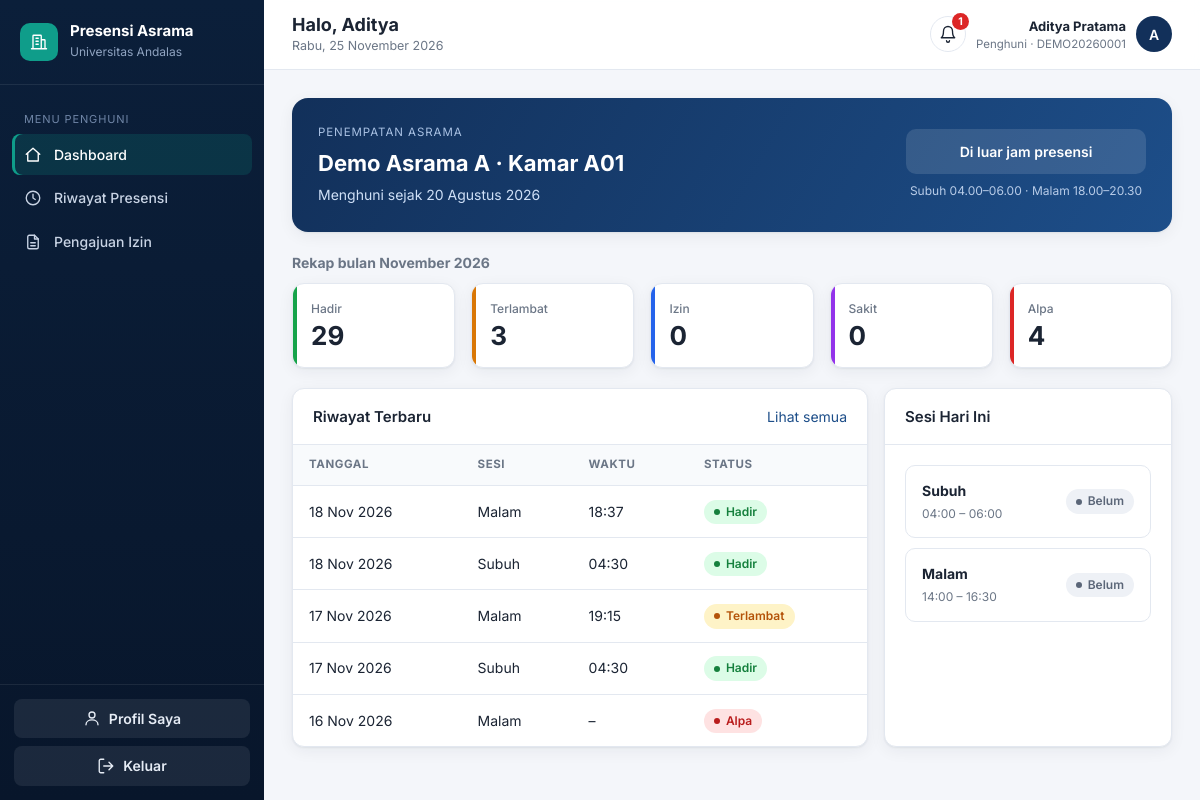
/ (signed in), run on the app's committed database.
### accounts/models.py (models this page shows, shortened)
class User(AbstractUser):
    ROLE_CHOICES = (
        ('superadmin', 'Superadmin'),
        ('fasil', 'Fasilitator'),
        ('penghuni', 'Penghuni'),
    )
    nim_nip = models.CharField(max_length=30, unique=True, null=True, blank=True)
    role = models.CharField(max_length=20, choices=ROLE_CHOICES, default='penghuni')

class PenghuniKamar(models.Model):
    STATUS_CHOICES = (
        ('aktif', 'Aktif'),
        ('non_aktif', 'Non Aktif'),
    )
    user = models.ForeignKey(User, on_delete=models.CASCADE, related_name='riwayat_kamar')
    kamar = models.ForeignKey(Kamar, on_delete=models.CASCADE, related_name='penghuni_list')
    tanggal_masuk = models.DateField()
    tanggal_keluar = models.DateField(null=True, blank=True)
    status = models.CharField(max_length=20, choices=STATUS_CHOICES, default='aktif')

class Kamar(models.Model):
    gedung = models.ForeignKey(Gedung, on_delete=models.CASCADE, related_name='kamar_list')
    nomor_kamar = models.CharField(max_length=10)
    kapasitas = models.PositiveIntegerField(default=2)

class Gedung(models.Model):
    nama_gedung = models.CharField(max_length=100)
    latitude = models.DecimalField(max_digits=9, decimal_places=6)
    longitude = models.DecimalField(max_digits=9, decimal_places=6)
    radius_meter = models.IntegerField(default=50, help_text="Radius toleransi dalam meter")

class Presensi(models.Model):
    STATUS_CHOICES = (
        ('hadir', 'Hadir'),
        ('terlambat', 'Terlambat'),
        ('izin', 'Izin'),
        ('sakit', 'Sakit'),
        ('alpa', 'Alpa'),
    )
    user = models.ForeignKey(User, on_delete=models.CASCADE, related_name='presensi_list')
    sesi = models.ForeignKey(SesiPresensi, on_delete=models.CASCADE)
    tanggal = models.DateField()
    waktu_presensi = models.DateTimeField(null=True, blank=True)
    status = models.CharField(max_length=20, choices=STATUS_CHOICES, default='alpa')
    latitude = models.DecimalField(max_digits=9, decimal_places=6, null=True, blank=True)
    longitude = models.DecimalField(max_digits=9, decimal_places=6, null=True, blank=True)
    is_in_radius = models.BooleanField(default=False)
    passkey_verified = models.BooleanField(default=False)
    class Meta:
        unique_together = ('user', 'sesi', 'tanggal')

class SesiPresensi(models.Model):
    NAMA_SESI_CHOICES = (
        ('subuh', 'Subuh'),
        ('malam', 'Malam'),
    )
    nama_sesi = models.CharField(max_length=10, choices=NAMA_SESI_CHOICES)
    jam_mulai = models.TimeField()
    jam_selesai = models.TimeField()

### accounts/views.py (the view, shortened to what this page needs)
# urls.py: 2. Add a URL to urlpatterns:  path('', views.home, name='home')
@login_required
def home(request):
    user = request.user
    today = timezone.localdate()
    now_time = timezone.localtime().time()
    penghuni_kamar = (PenghuniKamar.objects.filter(user=user, status='aktif')
                      .select_related('kamar__gedung').first())
    sesi_aktif = SesiPresensi.objects.filter(jam_mulai__lte=now_time, jam_selesai__gte=now_time).first()
    presensi_by_sesi = {p.sesi_id: p for p in Presensi.objects.filter(user=user, tanggal=today)}
    sesi_hari_ini = [
        {'sesi': s, 'presensi': presensi_by_sesi.get(s.id),
         'aktif': bool(sesi_aktif and sesi_aktif.id == s.id)}
        for s in SesiPresensi.objects.order_by('jam_mulai')
    ]
    bulan_ini = Presensi.objects.filter(user=user, tanggal__year=today.year, tanggal__month=today.month)
    return render(request, 'home.html', {
        'penghuni_kamar': penghuni_kamar,
        'sesi_aktif': sesi_aktif,
        'presensi_sesi_ini': presensi_by_sesi.get(sesi_aktif.id) if sesi_aktif else None,
        'sesi_hari_ini': sesi_hari_ini,
        'rekap': rekap(bulan_ini),
        'riwayat_terbaru': (Presensi.objects.filter(user=user).select_related('sesi')
                            .order_by('-tanggal', '-sesi__jam_mulai')[:5]),
        'izin_pending': PengajuanIzin.objects.filter(presensi__user=user, status_persetujuan='pending').count(),
        'has_passkey': user.passkeys.exists(),
        'today': today,
    })

### accounts/views.py (called while the page is built)
def is_admin(u):
    return u.is_superuser or u.role == 'superadmin'

def is_fasil(u):
    return u.role == 'fasil'

def is_staf(u):
    return is_admin(u) or is_fasil(u)

def rekap(qs):
    hasil = {s: 0 for s, _ in Presensi.STATUS_CHOICES}
    for r in qs.order_by().values('status').annotate(n=Count('id')):
        hasil[r['status']] = r['n']
    return hasil

### templates/home.html (shortened to what this page needs)
{% extends "base.html" %}
{% block heading %}Halo, {{ user.first_name|default:user.username }}{% endblock %}
{% block subheading %}{{ today|date:"l, d F Y" }}{% endblock %}
{% block content %}
<div class="stack">
  <section class="hero">
    <div>
      <p class="eyebrow">Penempatan Asrama</p>
      {% if penghuni_kamar %}
        <h2>{{ penghuni_kamar.kamar.gedung.nama_gedung }} · Kamar {{ penghuni_kamar.kamar.nomor_kamar }}</h2>
        <p>Menghuni sejak {{ penghuni_kamar.tanggal_masuk|date:"d F Y" }}</p>
      {% else %}
        <h2>Belum ada penempatan kamar</h2><p>Hubungi fasilitator asrama untuk didaftarkan ke kamar.</p>
      {% endif %}
    </div>
    <div class="hero-action">
      {% if sesi_aktif %}
        {% if presensi_sesi_ini %}
          <div class="done"><svg class="icon"><use href="#i-check"/></svg>Presensi {{ sesi_aktif.get_nama_sesi_display }}: {{ presensi_sesi_ini.get_status_display }}</div>
          {% if presensi_sesi_ini.waktu_presensi %}<small>Tercatat pukul {{ presensi_sesi_ini.waktu_presensi|time:"H:i" }}</small>{% endif %}
        {% else %}
          <form id="formPresensi" method="post" action="{% url 'do_presensi' %}"
                data-passkey-options="{% url 'passkey_authentication_options' %}"
                data-passkey-verify="{% url 'passkey_authenticate' %}">{% csrf_token %}
            <input type="hidden" name="latitude"><input type="hidden" name="longitude">
            <input type="hidden" name="verification_method" value="manual">
            <button class="btn btn-accent btn-lg"><svg class="icon"><use href="#i-pin"/></svg>Presensi {{ sesi_aktif.get_nama_sesi_display }}</button>
            {% if has_passkey %}
              <button class="btn btn-primary" type="button" data-passkey-attendance>Gunakan biometrik perangkat</button>
              <small id="passkeyStatus">Menyiapkan verifikasi biometrik...</small>
            {% else %}
              <small>Presensi biometrik opsional dapat diaktifkan dari <a href="{% url 'profil' %}">profil Anda</a>.</small>
            {% endif %}
          </form>
          <small id="geoStatus">Aktifkan GPS dan pastikan Anda berada di area asrama.</small>
        {% endif %}
      {% else %}
        <div class="closed">Di luar jam presensi</div>
        <small>Subuh 04.00–06.00 · Malam 18.00–20.30</small>
      {% endif %}
    </div>
  </section>
  <section>
    <h3 style="margin-bottom:10px;font-size:14px;color:var(--muted)">Rekap bulan {{ today|date:"F Y" }}</h3>
    <div class="grid g-5">
      <div class="card stat s-hadir"><span>Hadir</span><strong>{{ rekap.hadir }}</strong></div>
      <div class="card stat s-terlambat"><span>Terlambat</span><strong>{{ rekap.terlambat }}</strong></div>
      <div class="card stat s-izin"><span>Izin</span><strong>{{ rekap.izin }}</strong></div>
      <div class="card stat s-sakit"><span>Sakit</span><strong>{{ rekap.sakit }}</strong></div>
      <div class="card stat s-alpa"><span>Alpa</span><strong>{{ rekap.alpa }}</strong></div>
    </div>
  </section>
  <div class="grid g-main">
    <section class="card">
      <div class="card-head"><h2>Riwayat Terbaru</h2><a href="{% url 'riwayat' %}">Lihat semua</a></div>
      {% if riwayat_terbaru %}
      <div class="table-wrap"><table>
        <thead><tr><th>Tanggal</th><th>Sesi</th><th>Waktu</th><th>Status</th></tr></thead>
        <tbody>{% for p in riwayat_terbaru %}
          <tr><td>{{ p.tanggal|date:"d M Y" }}</td><td>{{ p.sesi.get_nama_sesi_display }}</td>
              <td>{{ p.waktu_presensi|time:"H:i"|default:"–" }}</td>
              <td><span class="badge b-{{ p.status }}">{{ p.get_status_display }}</span></td></tr>
        {% endfor %}</tbody>
      </table></div>
      {% else %}<div class="empty"><b>Belum ada riwayat</b>Presensi pertama Anda akan muncul di sini.</div>{% endif %}
    </section>
    <section class="card">
      <div class="card-head"><h2>Sesi Hari Ini</h2></div>
      <div class="card-body">
        {% for s in sesi_hari_ini %}
        <div class="sesi {% if s.aktif %}aktif{% endif %}">
          <div><b>{{ s.sesi.get_nama_sesi_display }}</b><small>{{ s.sesi.jam_mulai|time:"H:i" }} – {{ s.sesi.jam_selesai|time:"H:i" }}</small></div>
          {% if s.presensi %}<span class="badge b-{{ s.presensi.status }}">{{ s.presensi.get_status_display }}</span>
          {% elif s.aktif %}<span class="badge b-pending">Sedang dibuka</span>
          {% else %}<span class="badge b-none">Belum</span>{% endif %}
        </div>
        {% empty %}<div class="empty">Sesi presensi belum diatur.</div>{% endfor %}
      </div>
    </section>
  </div>
</div>
{% endblock %}

### templates/base.html (shortened to what this page needs)
{% load static %}<!DOCTYPE html>
<html lang="id">
<head>
  <link rel="stylesheet" href="{% static 'css/app.css' %}">
</head>
<body>
{% with page=request.resolver_match.url_name %}
<div class="app">
  <aside class="sidebar" id="sidebar">
    <div class="brand">
      <div class="brand-mark"><svg class="icon"><use href="#i-building"/></svg></div>
      <div><b>Presensi Asrama</b><small>Universitas Andalas</small></div>
    </div>
    <nav class="nav">
      {% if user.is_superuser or user.role == 'superadmin' %}
        <div class="nav-label">Menu Utama</div>
        <a href="{% url 'home' %}" class="{% if page == 'home' %}active{% endif %}"><svg class="icon"><use href="#i-home"/></svg>Dashboard</a>
        <a href="{% url 'riwayat' %}" class="{% if page == 'riwayat' %}active{% endif %}"><svg class="icon"><use href="#i-clock"/></svg>Rekap Presensi</a>
        <a href="{% url 'izin_list' %}" class="{% if page == 'izin_list' or page == 'izin_detail' %}active{% endif %}"><svg class="icon"><use href="#i-file"/></svg>Pengajuan Izin</a>
        <a href="{% url 'laporan' %}" class="{% if page == 'laporan' %}active{% endif %}"><svg class="icon"><use href="#i-chart"/></svg>Laporan</a>
        <div class="nav-label">Master Data</div>
        <a href="{% url 'penghuni_list' %}" class="{% if page == 'penghuni_list' %}active{% endif %}"><svg class="icon"><use href="#i-users"/></svg>Data Penghuni</a>
        <a href="{% url 'gedung_list' %}" class="{% if page == 'gedung_list' %}active{% endif %}"><svg class="icon"><use href="#i-building"/></svg>Gedung &amp; Kamar</a>
        <a href="{% url 'sesi_list' %}" class="{% if page == 'sesi_list' or page == 'sesi_ubah' %}active{% endif %}"><svg class="icon"><use href="#i-sliders"/></svg>Pengaturan Sesi</a>
        {% if user.is_staff %}<a href="{% url 'admin:index' %}"><svg class="icon"><use href="#i-shield"/></svg>Panel Admin</a>{% endif %}
      {% else %}
        <div class="nav-label">Menu Penghuni</div>
        <a href="{% url 'home' %}" class="{% if page == 'home' %}active{% endif %}"><svg class="icon"><use href="#i-home"/></svg>Dashboard</a>
        <a href="{% url 'riwayat' %}" class="{% if page == 'riwayat' %}active{% endif %}"><svg class="icon"><use href="#i-clock"/></svg>Riwayat Presensi</a>
        <a href="{% url 'izin_saya' %}" class="{% if page == 'izin_saya' or page == 'izin_detail' %}active{% endif %}"><svg class="icon"><use href="#i-file"/></svg>Pengajuan Izin</a>
      {% endif %}
    </nav>
    <div class="sidebar-foot">
      <a class="btn" href="{% url 'profil' %}" style="margin-bottom:8px"><svg class="icon"><use href="#i-user"/></svg>Profil Saya</a>
      <form method="post" action="{% url 'logout' %}">{% csrf_token %}
        <button class="btn"><svg class="icon"><use href="#i-logout"/></svg>Keluar</button>
      </form>
    </div>
  </aside>
  <div class="main">
    <header class="topbar">
      <div><h1>{% block heading %}Dashboard{% endblock %}</h1><p>{% block subheading %}{% endblock %}</p></div>
      <div class="user-chip no-print">
        <details class="notif"><summary aria-label="Notifikasi"><svg class="icon"><use href="#i-bell"/></svg>{% if notif_items %}<em>{{ notif_items|length }}</em>{% endif %}</summary>
          </details>
        <div class="meta"><b>{{ user.get_full_name|default:user.username }}</b>
          <small>{% if user.is_superuser %}Superadmin{% else %}{{ user.get_role_display }}{% endif %}{% if user.nim_nip %} · {{ user.nim_nip }}{% endif %}</small></div>
        <a href="{% url 'profil' %}" class="avatar" style="text-decoration:none">{{ user.get_full_name|default:user.username|slice:":1"|upper }}</a>
      </div>
    </header>
    <main class="content">
      {% block content %}{% endblock %}
    </main>
  </div>
</div>
{% endwith %}
</body>
</html>

### data on the page
User: first_name "Aditya", get_full_name "Aditya Pratama", role "Penghuni", nim_nip "DEMO20260001", get_full_name "A"
PenghuniKamar: kamar.gedung.nama_gedung "Demo Asrama A", kamar.nomor_kamar "A01", tanggal_masuk "20 Agustus 2026"
Presensi: tanggal "18 Nov 2026", sesi.nama_sesi "Malam", waktu_presensi "18:37", status "Hadir"
Presensi: tanggal "18 Nov 2026", sesi.nama_sesi "Subuh", waktu_presensi "04:30", status "Hadir"
Presensi: tanggal "17 Nov 2026", sesi.nama_sesi "Malam", waktu_presensi "19:15", status "Terlambat"
Presensi: tanggal "17 Nov 2026", sesi.nama_sesi "Subuh", waktu_presensi "04:30", status "Hadir"
Presensi: tanggal "16 Nov 2026", sesi.nama_sesi "Malam", waktu_presensi "–", status "Alpa"
SesiPresensi: sesi.nama_sesi "Subuh", sesi.jam_mulai "04:00", sesi.jam_selesai "06:00"
SesiPresensi: sesi.nama_sesi "Malam", sesi.jam_mulai "14:00", sesi.jam_selesai "16:30"

### other printed values
{{ today|date:"l, d F Y" }} "Rabu, 25 November 2026"
{{ notif_items|length }} "1"
{{ today|date:"F Y" }} "November 2026"
{{ rekap.hadir }} "29"
{{ rekap.terlambat }} "3"
{{ rekap.izin }} "0"
{{ rekap.sakit }} "0"
{{ rekap.alpa }} "4"
